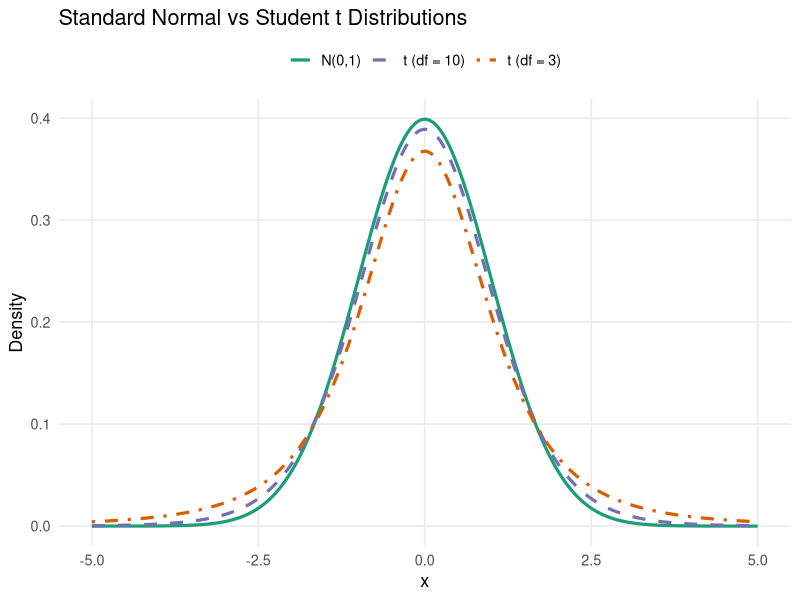

This figure's R source:
## ---- chunk 1
# Plot: Standard Normal vs t(df=3) and t(df=10)
library(ggplot2)

x <- seq(-5, 5, length.out = 2000)

df <- data.frame(
  x = rep(x, 3),
  density = c(dnorm(x), dt(x, df = 3), dt(x, df = 10)),
  dist = factor(rep(c("N(0,1)", "t (df = 3)", "t (df = 10)"), each = length(x)),
                levels = c("N(0,1)", "t (df = 10)", "t (df = 3)"))
)

ggplot(df, aes(x = x, y = density, color = dist, linetype = dist)) +
  geom_line(linewidth = 1.1) +
  scale_color_manual(values = c("N(0,1)" = "#1b9e77",
                                "t (df = 10)" = "#7570b3",
                                "t (df = 3)"  = "#d95f02")) +
  scale_linetype_manual(values = c("N(0,1)" = "solid",
                                   "t (df = 10)" = "dashed",
                                   "t (df = 3)"  = "dotdash")) +
  labs(title = "Standard Normal vs Student t Distributions",
       x = "x", y = "Density", color = NULL, linetype = NULL) +
  coord_cartesian(xlim = c(-5, 5)) +
  theme_minimal(base_size = 13) +
  theme(legend.position = "top",
        panel.grid.minor = element_blank())

## ---- chunk 2
t975<-qt(.975,df=99)
t975
se<-0.3/sqrt(100)
9.6-t975*se
9.6+t975*se
